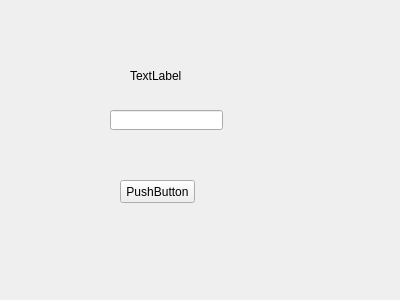
<?xml version="1.0" encoding="UTF-8"?>
<ui version="4.0">
 <class>ADD</class>
 <widget class="QWidget" name="ADD">
  <property name="geometry">
   <rect>
    <x>0</x>
    <y>0</y>
    <width>400</width>
    <height>300</height>
   </rect>
  </property>
  <property name="windowTitle">
   <string>ADD</string>
  </property>
  <widget class="QLabel" name="label">
   <property name="geometry">
    <rect>
     <x>130</x>
     <y>70</y>
     <width>54</width>
     <height>12</height>
    </rect>
   </property>
   <property name="text">
    <string>TextLabel</string>
   </property>
  </widget>
  <widget class="QLineEdit" name="lineEdit">
   <property name="geometry">
    <rect>
     <x>110</x>
     <y>110</y>
     <width>113</width>
     <height>20</height>
    </rect>
   </property>
  </widget>
  <widget class="QPushButton" name="pushButton">
   <property name="geometry">
    <rect>
     <x>120</x>
     <y>180</y>
     <width>75</width>
     <height>23</height>
    </rect>
   </property>
   <property name="text">
    <string>PushButton</string>
   </property>
  </widget>
 </widget>
 <layoutdefault spacing="6" margin="11"/>
 <resources/>
 <connections/>
</ui>
